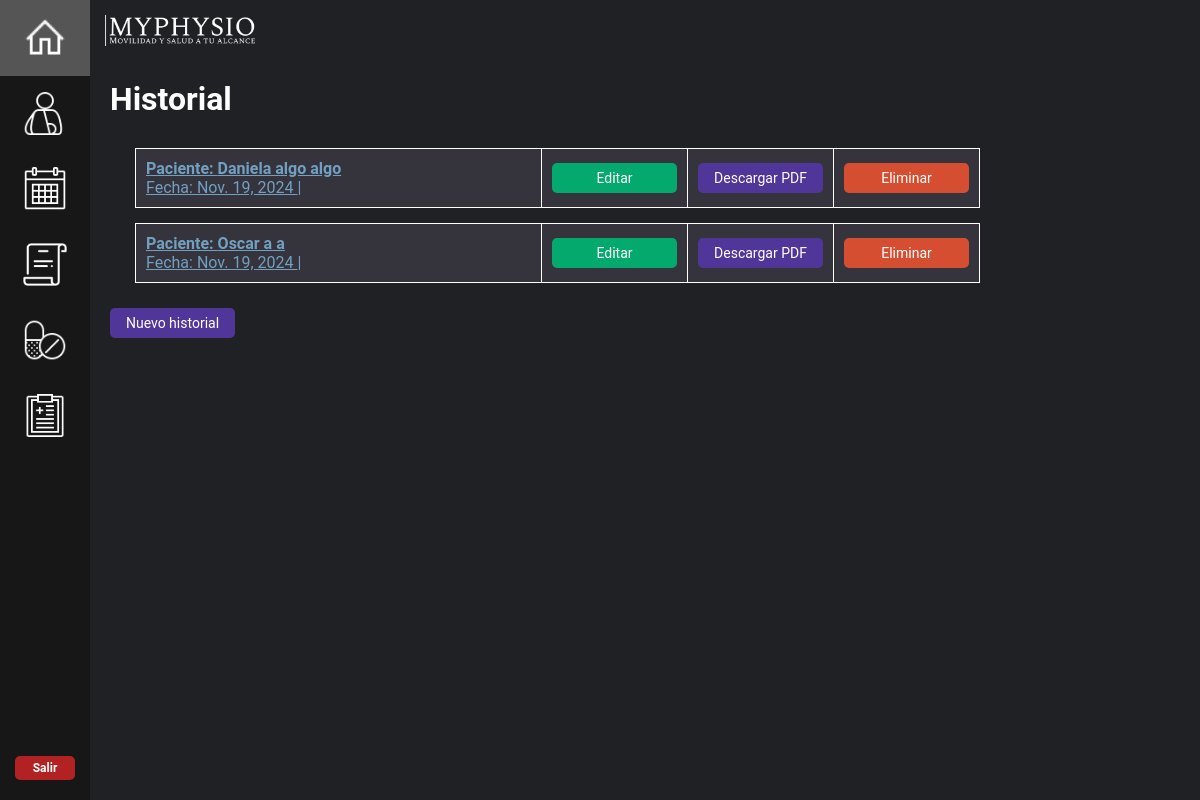
The page /historial/ on the database its author committed.
### mainapp/models.py (models this page shows, shortened)
class Historial(models.Model):
    paciente = models.ForeignKey(Paciente, on_delete=models.CASCADE, blank=False, null=False)
    fecha = models.DateField()
    cuello_d = models.IntegerField(blank=True, null=True)
    torso_d = models.IntegerField(blank=True, null=True)
    m_sup_d = models.IntegerField(blank=True, null=True)
    m_inf_d = models.IntegerField(blank=True, null=True)
    cuello_i = models.IntegerField(blank=True, null=True)
    torso_i = models.IntegerField(blank=True, null=True)
    m_sup_i = models.IntegerField(blank=True, null=True)
    m_inf_i = models.IntegerField(blank=True, null=True)
    cuello_dg = models.IntegerField(blank=True, null=True)
    torso_dg = models.IntegerField(blank=True, null=True)
    m_sup_dg = models.IntegerField(blank=True, null=True)
    m_inf_dg = models.IntegerField(blank=True, null=True)
    cuello_ig = models.IntegerField(blank=True, null=True)
    torso_ig = models.IntegerField(blank=True, null=True)
    m_sup_ig = models.IntegerField(blank=True, null=True)
    m_inf_ig = models.IntegerField(blank=True, null=True)
    flexv_ms_hd = models.IntegerField(blank=True, null=True)
    flexh_ms_hd = models.IntegerField(blank=True, null=True)
    extv_ms_hd = models.IntegerField(blank=True, null=True)
    exth_ms_hd = models.IntegerField(blank=True, null=True)
    abd_ms_hd = models.IntegerField(blank=True, null=True)
    add_ms_hd = models.IntegerField(blank=True, null=True)
    rotext_ms_hd = models.IntegerField(blank=True, null=True)
    rotint_ms_hd = models.IntegerField(blank=True, null=True)
    flexv_ms_hi = models.IntegerField(blank=True, null=True)
    flexh_ms_hi = models.IntegerField(blank=True, null=True)
    extv_ms_hi = models.IntegerField(blank=True, null=True)
    exth_ms_hi = models.IntegerField(blank=True, null=True)
    abd_ms_hi = models.IntegerField(blank=True, null=True)
    add_ms_hi = models.IntegerField(blank=True, null=True)
    rotext_ms_hi = models.IntegerField(blank=True, null=True)
    rotint_ms_hi = models.IntegerField(blank=True, null=True)
    flex_ms_bd = models.IntegerField(blank=True, null=True)
    ext_ms_bd = models.IntegerField(blank=True, null=True)
    pron_ms_bd = models.IntegerField(blank=True, null=True)
    susp_ms_bd = models.IntegerField(blank=True, null=True)
    flex_ms_bi = models.IntegerField(blank=True, null=True)
    ext_ms_bi = models.IntegerField(blank=True, null=True)
    pron_ms_bi = models.IntegerField(blank=True, null=True)
    susp_ms_bi = models.IntegerField(blank=True, null=True)
    flex_ms_md = models.IntegerField(blank=True, null=True)
    ext_ms_md = models.IntegerField(blank=True, null=True)
    abdr_ms_md = models.IntegerField(blank=True, null=True)
    add_ms_md = models.IntegerField(blank=True, null=True)
    flex_ms_mi = models.IntegerField(blank=True, null=True)
    ext_ms_mi = models.IntegerField(blank=True, null=True)
    abdr_ms_mi = models.IntegerField(blank=True, null=True)
    add_ms_mi = models.IntegerField(blank=True, null=True)
    flex_mi_cd = models.IntegerField(blank=True, null=True)
    ext_mi_cd = models.IntegerField(blank=True, null=True)
    flexcr_mi_cd = models.IntegerField(blank=True, null=True)
    abd_mi_cd = models.IntegerField(blank=True, null=True)
    add_mi_cd = models.IntegerField(blank=True, null=True)
    rotint_mi_cd = models.IntegerField(blank=True, null=True)
    rotext_mi_cd = models.IntegerField(blank=True, null=True)
    flex_mi_ci = models.IntegerField(blank=True, null=True)
    ext_mi_ci = models.IntegerField(blank=True, null=True)
    flexcr_mi_ci = models.IntegerField(blank=True, null=True)
    abd_mi_ci = models.IntegerField(blank=True, null=True)
    add_mi_ci = models.IntegerField(blank=True, null=True)
    rotint_mi_ci = models.IntegerField(blank=True, null=True)
    rotext_mi_ci = models.IntegerField(blank=True, null=True)
    flex_mi_pd = models.IntegerField(blank=True, null=True)
    ext_mi_pd = models.IntegerField(blank=True, null=True)
    rotint_mi_pd = models.IntegerField(blank=True, null=True)
    rotext_mi_pd = models.IntegerField(blank=True, null=True)
    flexplan_mi_pd = models.IntegerField(blank=True, null=True)
    dors_mi_pd = models.IntegerField(blank=True, null=True)
    inve_mi_pd = models.IntegerField(blank=True, null=True)
    ever_mi_pd = models.IntegerField(blank=True, null=True)
    flex_mi_pi = models.IntegerField(blank=True, null=True)
    ext_mi_pi = models.IntegerField(blank=True, null=True)
    rotint_mi_pi = models.IntegerField(blank=True, null=True)
    rotext_mi_pi = models.IntegerField(blank=True, null=True)
    flexplan_mi_pi = models.IntegerField(blank=True, null=True)
    dors_mi_pi = models.IntegerField(blank=True, null=True)
    inve_mi_pi = models.IntegerField(blank=True, null=True)
    ever_mi_pi = models.IntegerField(blank=True, null=True)
    pres_dif = models.CharField(max_length=250, blank=True, null=True)
    pres_ayud = models.CharField(max_length=250, blank=True, null=True)
    pres_claudi = models.CharField(max_length=250, blank=True, null=True)
    pres_atax = models.CharField(max_length=250, blank=True, null=True)
    pres_espa = models.CharField(max_length=250, blank=True, null=True)

class Paciente(models.Model):
    nombre = models.CharField(max_length=50)
    apellido_paterno = models.CharField(max_length=50)
    apellido_materno = models.CharField(max_length=50)
    edad = models.IntegerField()
    sexo = models.CharField(max_length=50, blank=True, null=True)
    direccion = models.CharField(max_length=50, blank=True, null=True)
    telefonoP = models.IntegerField(blank=True, null=True)
    emailP = models.EmailField(blank=True, null=True)
    sintomas = models.CharField(max_length=50, blank=True, null=True)
    frecuencia_dolor = models.CharField(max_length=50, blank=True, null=True)
    act_causante = models.CharField(max_length=50, blank=True, null=True)
    descripcion_dolor = models.CharField(max_length=50, blank=True, null=True)
    intensidad_dolor = models.CharField(max_length=50, blank=True, null=True)
    tratamiento = models.CharField(max_length=50, blank=True, null=True)
    lesiones = models.CharField(max_length=50, blank=True, null=True)
    condicion = models.CharField(max_length=50, blank=True, null=True)
    tratamientos_previos = models.CharField(max_length=50, blank=True, null=True)
    medicacion_actual = models.CharField(max_length=50, blank=True, null=True)
    peso = models.IntegerField(blank=True, null=True)
    altura = models.IntegerField(blank=True, null=True)
    rango_mov = models.IntegerField(blank=True, null=True)
    presion = models.CharField(max_length=50, blank=True, null=True)
    ocupacion = models.CharField(max_length=50, blank=True, null=True)
    act_fisica = models.CharField(max_length=50, blank=True, null=True)
    descanso = models.CharField(max_length=50, blank=True, null=True)
    alimentacion = models.CharField(max_length=50, blank=True, null=True)
    def __str__(self):
        return self.nombre + ' ' + self.apellido_paterno + ' ' + self.apellido_materno

### mainapp/views.py (the view)
# urls.py: path("historial/", views.historial, name="historial"),
def historial(request):
    info_receta = Historial.objects.all
    return render(request, "./historial.html", {'all': info_receta})

### mainapp/templates/historial.html (shortened to what this page needs)
{% extends "dashboard_home.html" %}
{% load static %}
{% block content %}
<body>
<h1 style="margin-top: 60px; color: white;">Historial</h1>
<div class="container_recetas">
{% for item in all %}
    <div class="info_recetas">
        <table>
            <tr>
                <td>
                    <a href="{% url 'mostrar_historial' item.id %}">
                    <strong>Paciente: {{item.paciente}}</strong> <br>
                    Fecha: {{item.fecha}} |
                    </a>
                </td>
                <td>
                    <a href="{% url 'update_historial' item.id %}"> <button class="next-button edit-button" type="button">Editar</button></a>
                </td>
                <td align="right">
                    <a href="{% url 'pdf_historial' item.id %}"> <button class="next-button download-button" type="button">Descargar PDF</button></a>
                </td>
                <td>
                    <a href="{% url 'delete_historial' item.id %}"> <button class="next-button delete-button" type="button">Eliminar</button></a>
                </td>
            </tr>
        </table>
    </div>
{% endfor %}
</div>
<a href="/reg_historial"><button id="next1" class="next-button" type="button">Nuevo historial</button></a>
</body>
{% endblock %}

### mystaticfiles/styles.css (style rules this page uses)
* { font-family: 'Roboto'; }
body { display: flex; flex-direction: column; margin: 0; min-height: 100vh; color: white; background-color: #202124; }
table { width: 100%; border-collapse: collapse; margin-top: 15px; }
th, td { text-align: left; padding: 10px; border-bottom: 2px solid #555; }
.next-button { width: 250px; height: 30px; text-align: center; background-color: #51369A; color: white; font-size: 14px; cursor: pointer; border-radius: 5px; border: none; align-self: center; margin-right: 16%; transition: all ease 0.5s; }

### mainapp/templates/dashboard_home.html (style rules this page uses)
body { margin: 0; font-family: "Roboto"; color: white; background-color: #202124; }

### mainapp/templates/historial.html (style rules this page uses)
.container_recetas { color: white; margin: 30px 200px 25px 25px; }
.info_recetas { color: white; background-color: #35333C; dispĺay: flex; margin: 20px padding: 20px 20px; }
.next-button { width: 125px; height: 30px; text-align: center; background-color: #51369A; color: white; font-size: 14px; cursor: pointer; border-radius: 5px; border: none; align-self: center; margin-right: 16%; transition: all ease 0.5s; }
.next-button.edit-button { background-color: #04AA6D; }
.next-button.download-button { backgroun-color: #3A9CED; }
.next-button.delete-button { background-color: #d54e31; }
table, th, td { width: 100%; border: 1px solid; }
a { color: #72A0C1; }

### rows shown on the page
Historial: paciente "Daniela algo algo", fecha "Nov. 19, 2024"
Historial: paciente "Oscar a a", fecha "Nov. 19, 2024"
